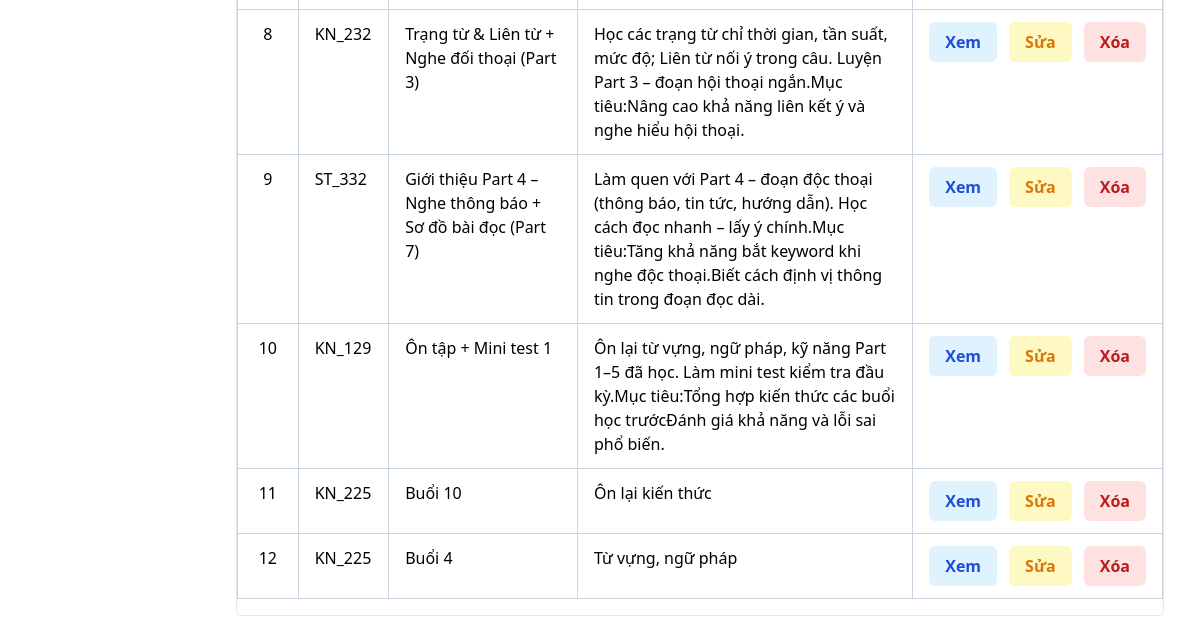
The page /exercise_admin/ql_baitap/ (signed in, lower part) on the database as committed earlier.
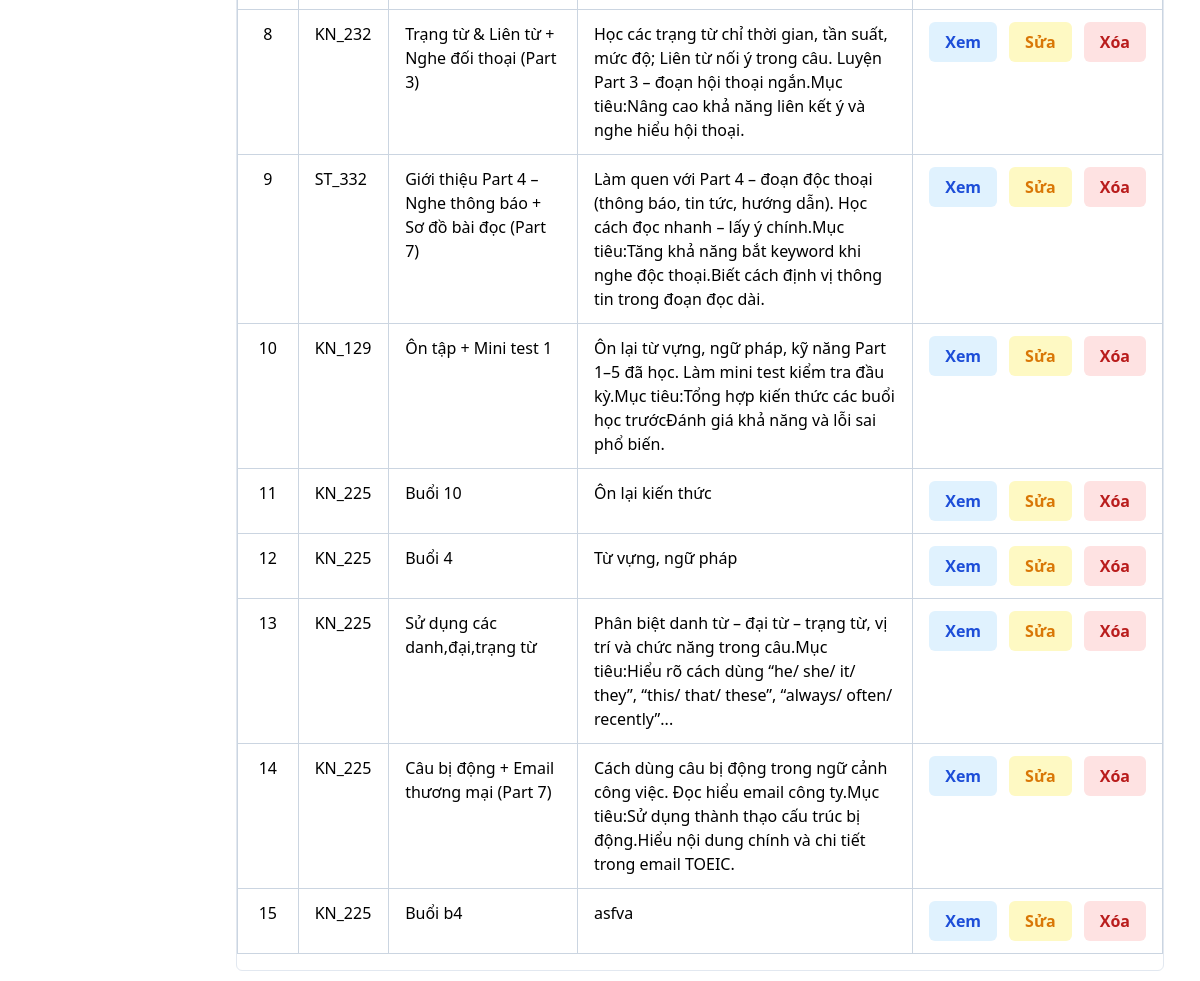
The same page on the database as committed later.
### english/models.py (models this page shows, shortened)
class EXERCISE(models.Model):
    exercise_id = models.AutoField(primary_key=True)
    lessondetail = models.OneToOneField(LESSON_DETAIL, on_delete=models.CASCADE)
    duedate = models.DateField()
    class Meta:
        db_table = 'EXERCISE'

class LESSON_DETAIL(models.Model):
    lessondetail_id = models.AutoField(primary_key=True)
    lesson = models.ForeignKey(LESSON, on_delete=models.CASCADE)
    classes = models.ForeignKey(CLASS, on_delete=models.CASCADE)
    date = models.DateField(null=True,blank=True)
    class Meta:
        db_table = 'LESSON_DETAIL'

class CLASS(models.Model):
    STATUS_CHOICES = [
        ('ongoing', 'Đang học'),
        ('starting', 'Đang bắt đầu'),
        ('finished', 'Đã kết thúc'),
    ]
    class_id = models.AutoField(primary_key=True)
    class_name = models.CharField(max_length=50)
    course = models.ForeignKey(COURSE, on_delete=models.CASCADE)
    begin_time = models.DateField()
    end_time = models.DateField()
    status = models.CharField(max_length=20, choices=STATUS_CHOICES)
    timetable = models.CharField(max_length=1000,null=True,blank=True)
    class Meta:
        db_table = 'CLASS'

class LESSON(models.Model):
    lesson_id = models.AutoField(primary_key=True)
    lesson_file = models.FileField(upload_to="media/lesson", max_length=200)  # Thay FileField bằng URLField
    exercise_file = models.FileField(upload_to="media/exercise", max_length=200)  # Thay FileField bằng URLField
    lesson_name = models.CharField(max_length=100, default="chua co")
    description = models.TextField(null=True, blank=True)
    course = models.ForeignKey(COURSE, on_delete=models.CASCADE)
    session_number = models.CharField(max_length=100, null=True)
    class_specific_id = models.IntegerField(default=0)
    class Meta:
        db_table = 'LESSON'

### exercise_admin/views.py (the view, shortened to what this page needs)
# urls.py: path('ql_baitap/', views.admin_ql_baitap, name='admin_ql_baitap'),
@login_required
@user_passes_test(is_staff)
def admin_ql_baitap(request):
    q = request.GET.get('q', '').strip()
    exercises = EXERCISE.objects.select_related('lessondetail__lesson', 'lessondetail__classes').all()
    context = {
        'exercises': exercises,
        'query': q,
    }
    return render(request, 'ql_baitap.html', context)

### english/views.py (called while the page is built)
def is_staff(user):
    return user.groups.filter(name__in=['Admin', 'Teacher']).exists()

### exercise_admin/templates/ql_baitap.html (shortened to what this page needs)
{% extends 'base-admin.html' %}
{% load static %}
{% block content %}
<div class="main-content-container">
    <div style="border: 1px solid #e2e8f0; border-radius: 0.375rem; overflow: hidden;">
        <table class="table table-hover">
            <tbody>
                {% for exercise in exercises %}
                <tr>
                    <td style="text-align: center;">{{ forloop.counter }}</td>
                    <td>{{ exercise.lessondetail.classes.class_name }}</td>
                    <td>{{ exercise.lessondetail.lesson.lesson_name }}</td>
                    <td>{{ exercise.lessondetail.lesson.description }}</td>
                    <td>
                        <div style="display: flex; gap: 8px;">
                            <a href="{% url 'xem_baitap' exercise.lessondetail.lessondetail_id %}" class="btn-view" style="text-decoration:none;">Xem</a>
                            <a href="{% url 'sua_baitap' exercise.lessondetail.lessondetail_id %}" class="btn-edit" style="text-decoration:none;">Sửa</a>
                            <button type="button"
                                class="btn-delete open-delete-modal"
                                data-url="{% url 'xoa_baitap' exercise.lessondetail.lessondetail_id %}"
                                data-lesson-name="{{ exercise.lessondetail.lesson.lesson_name }}">
                                Xóa
                            </button>
                        </div>
                    </td>
                </tr>
                {% empty %}
                <tr>
                    <td colspan="5" style="text-align: center; color: #6b7280;">Không có bài tập nào</td>
                </tr>
                {% endfor %}
            </tbody>
        </table>
    </div>
</div>
{% endblock %}

Rows that differ between the two databases and show on the page:
added EXERCISE: lessondetail.classes.class_name "KN_225", lessondetail.lesson.lesson_name "Sử dụng các danh,đại,trạng từ", lessondetail.lesson.description "Phân biệt danh từ – đại từ – trạng từ, vị trí và chức năng trong câu.Mục tiêu:Hiểu rõ cách dùng “he/ she/ it/ they”, “this/ that/ these”, “always/ often/ recently”..."
added EXERCISE: lessondetail.classes.class_name "KN_225", lessondetail.lesson.lesson_name "Câu bị động + Email thương mại (Part 7)", lessondetail.lesson.description "Cách dùng câu bị động trong ngữ cảnh công việc. Đọc hiểu email công ty.Mục tiêu:Sử dụng thành thạo cấu trúc bị động.Hiểu nội dung chính và chi tiết trong email TOEIC."
added EXERCISE: lessondetail.classes.class_name "KN_225", lessondetail.lesson.lesson_name "Buổi b4", lessondetail.lesson.description "asfva"
